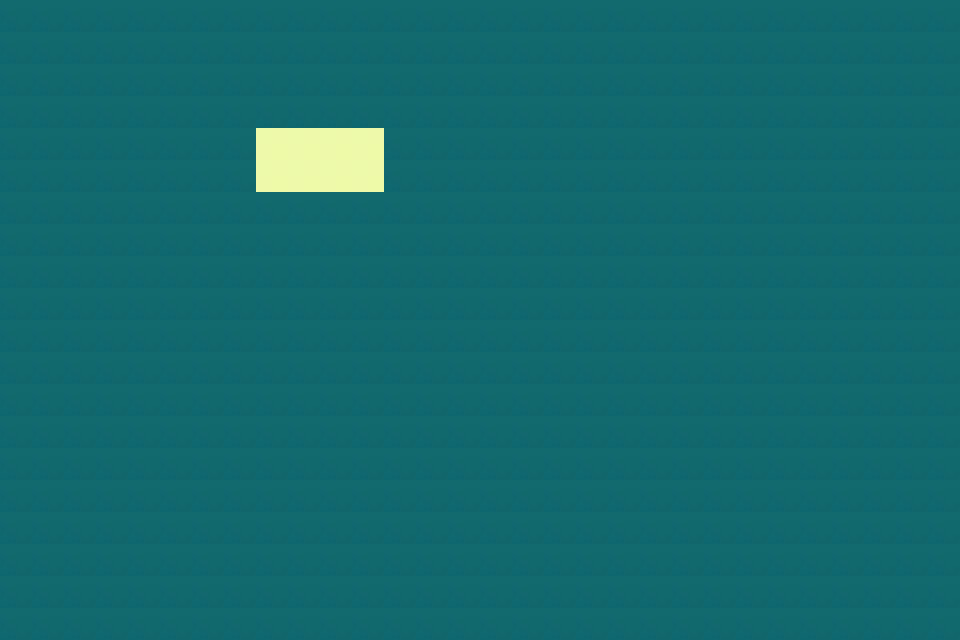

The image is a tile-based game level rendered from a .tmx file. Its description and source (layers, tilesets, objects; grid data summarised) follow:
An orthogonal 30x20 tile map with 32x32 px tiles, 1 tile layer (ground), 4 tilesets and 1 object (birth_point1).

<map version="1.0" orientation="orthogonal" renderorder="right-down" width="30" height="20" tilewidth="32" tileheight="32">
 <tileset firstgid="1" name="单色-4" tilewidth="32" tileheight="32">
  <image source="单色-4.jpg" trans="000000" width="500" height="888" />
 </tileset>
 <tileset firstgid="406" name="player" tilewidth="32" tileheight="32">
  <image source="player.png" trans="000000" width="32" height="32" />
 </tileset>
 <tileset firstgid="407" name="单色3" tilewidth="32" tileheight="32">
  <image source="单色3.jpg" trans="000000" width="500" height="750" />
 </tileset>
 <tileset firstgid="752" name="单色-1" tilewidth="32" tileheight="32">
  <image source="单色-1.jpg" trans="000000" width="223" height="223" />
 </tileset>
 <layer name="ground" width="30" height="20">
  <data>[600 cells, 600 non-empty, 2 distinct tile ids]</data>
 </layer>
 <objectgroup name="player">
  <object name="birth_point1" gid="406" x="384" y="160" />
 </objectgroup>
</map>
